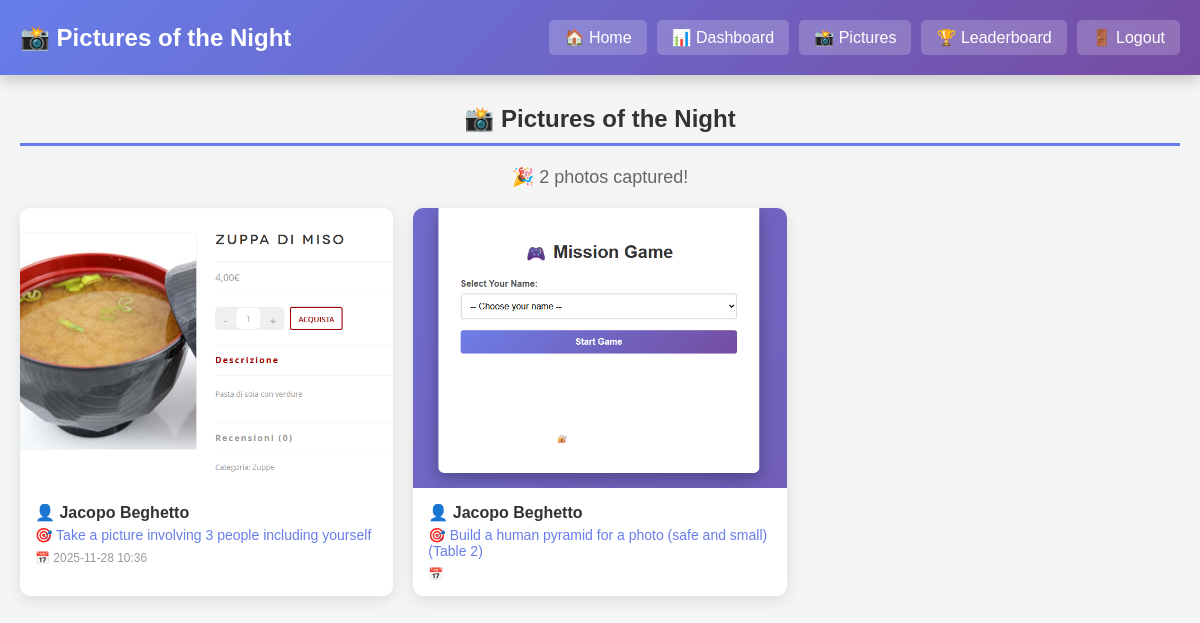
The app's page /pictures (signed in) with its own data.
### tables this page shows
CREATE TABLE submissions (
            id INTEGER PRIMARY KEY AUTOINCREMENT,
            participant TEXT,
            mission_id INTEGER,
            filename TEXT,
            people_selected TEXT DEFAULT '',
            points INTEGER,
            timestamp TEXT
        );

CREATE TABLE missions (
            id INTEGER PRIMARY KEY AUTOINCREMENT,
            name TEXT,
            difficulty TEXT
        );

CREATE TABLE group_submissions (
            id INTEGER PRIMARY KEY AUTOINCREMENT,
            participant TEXT,
            table_name TEXT,
            mission_id INTEGER,
            mission_name TEXT,
            completed INTEGER DEFAULT 0,
            riddle_answer TEXT DEFAULT '',
            photo_filename TEXT DEFAULT ''
        );

### app.py (the view)
@app.route('/pictures')
def pictures():
    if not session.get('logged_in'):
        flash('Please login first')
        return redirect(url_for('login'))
    conn = get_db_conn()
    c = conn.cursor()
    c.execute("""
        SELECT s.participant, s.mission_id, s.filename, s.timestamp, m.name as mission_name
        FROM submissions s
        JOIN missions m ON s.mission_id = m.id
        WHERE s.filename LIKE '%.jpg'
           OR s.filename LIKE '%.jpeg'
           OR s.filename LIKE '%.png'
           OR s.filename LIKE '%.gif'
           OR s.filename LIKE '%.webp'
        ORDER BY s.timestamp DESC
    """)
    photos = []
    for row in c.fetchall():
        participant, mission_id, filename, timestamp, mission_name = row
        filepath = os.path.join(UPLOAD_FOLDER, filename)
        if os.path.exists(filepath):
            photos.append({
                'participant': participant,
                'mission_id': mission_id,
                'filename': filename,
                'timestamp': timestamp,
                'mission_name': mission_name,
                'type': 'individual'
            })
    c.execute("""
        SELECT participant, mission_id, mission_name, photo_filename, table_name
        FROM group_submissions
        WHERE photo_filename LIKE '%.jpg'
           OR photo_filename LIKE '%.jpeg'
           OR photo_filename LIKE '%.png'
           OR photo_filename LIKE '%.gif'
           OR photo_filename LIKE '%.webp'
    """)
    for row in c.fetchall():
        participant, mission_id, mission_name, filename, table_name = row
        filepath = os.path.join(UPLOAD_FOLDER, filename)
        if os.path.exists(filepath):
            photos.append({
                'participant': participant,
                'mission_id': mission_id,
                'filename': filename,
                'timestamp': '',
                'mission_name': f"{mission_name} ({table_name})",
                'type': 'group'
            })
    conn.close()
    return render_template('pictures.html', photos=photos)

### app.py (called while the page is built)
def get_db_conn():
    return sqlite3.connect(DB_PATH)

### templates/pictures.html (shortened to what this page needs)
<!DOCTYPE html>
<html>
<head>
</head>
<body>
<div class="navbar">
    <div class="navbar-left">📸 Pictures of the Night</div>
    <div class="navbar-right">
        <a href="{{ url_for('index') }}">🏠 Home</a>
        <a href="{{ url_for('dashboard') }}">📊 Dashboard</a>
        <a href="{{ url_for('pictures') }}">📸 Pictures</a>
        <a href="{{ url_for('leaderboard') }}">🏆 Leaderboard</a>
        <a href="{{ url_for('logout') }}">🚪 Logout</a>
    </div>
</div>
<div class="container">
    <h2>📸 Pictures of the Night</h2>
    {% if photos %}
    <div class="photo-count">
        🎉 {{ photos|length }} photo{{ 's' if photos|length != 1 else '' }} captured!
    </div>
    <div class="photos-grid">
        {% for photo in photos %}
        <div class="photo-card">
            <div class="photo-container">
                <img src="{{ url_for('uploaded_file', filename=photo.filename) }}"
                     alt="Photo by {{ photo.participant }}"
                     data-src="{{ url_for('uploaded_file', filename=photo.filename) }}"
                     data-participant="{{ photo.participant }}"
                     data-mission="{{ photo.mission_name }}"
                     onclick="openLightboxFromElement(this)">
            </div>
            <div class="photo-info">
                <div class="photo-participant">👤 {{ photo.participant }}</div>
                <div class="photo-mission">🎯 {{ photo.mission_name }}</div>
                <div class="photo-timestamp">📅 {{ photo.timestamp[:16].replace('T', ' ') if photo.timestamp else '' }}</div>
            </div>
        </div>
        {% endfor %}
    </div>
    {% else %}
    <div class="no-photos">
        <h3>📷 No photos yet!</h3>
        <p>Photos will appear here when participants upload selfies for their missions.</p>
    </div>
    {% endif %}
</div>
</body>
</html>

### templates/pictures.html (style rules this page uses)
body { font-family: Arial, sans-serif; margin: 0; padding: 0; background: #f5f5f5; }
.navbar { background: linear-gradient(135deg, #667eea 0%, #764ba2 100%); padding: 20px; color: white; display: flex; justify-content: space-between; align-items: center; box-shadow: 0 5px 15px rgba(0,0,0,0.2); }
.navbar-left { font-size: 24px; font-weight: bold; }
.navbar-right { display: flex; gap: 10px; }
.navbar-right a { color: white; text-decoration: none; background: rgba(255,255,255,0.2); padding: 8px 15px; border-radius: 5px; transition: background 0.3s; }
.container { max-width: 1400px; margin: 20px auto; padding: 0 20px; }
h2 { color: #333; border-bottom: 3px solid #667eea; padding-bottom: 10px; margin-top: 30px; text-align: center; }
.photos-grid { display: grid; grid-template-columns: repeat(auto-fill, minmax(300px, 1fr)); gap: 20px; margin-top: 20px; }
.photo-card { background: white; border-radius: 10px; overflow: hidden; box-shadow: 0 4px 15px rgba(0,0,0,0.1); transition: transform 0.3s, box-shadow 0.3s; }
.photo-container { position: relative; width: 100%; padding-top: 75%; overflow: hidden; background: #f0f0f0; }
.photo-container img { position: absolute; top: 0; left: 0; width: 100%; height: 100%; object-fit: cover; cursor: pointer; transition: transform 0.3s; }
.photo-info { padding: 15px; }
.photo-participant { font-weight: bold; color: #333; font-size: 16px; margin-bottom: 5px; }
.photo-mission { color: #667eea; font-size: 14px; margin-bottom: 8px; }
.photo-timestamp { color: #999; font-size: 12px; }
.photo-count { text-align: center; color: #666; font-size: 18px; margin-bottom: 20px; }

### records on screen
submissions: filename (picture), participant "Jacopo Beghetto", mission_name "Take a picture involving 3 people including yourself", timestamp "2025-11-28 10:36"
group_submissions: photo_filename (picture), participant "Jacopo Beghetto", mission_name "Build a human pyramid for a photo (safe and small) (Table 2)"

### other values on screen
{{ photos|length }} "2"
{{ 's' if photos|length != 1 else '' }} "s"
